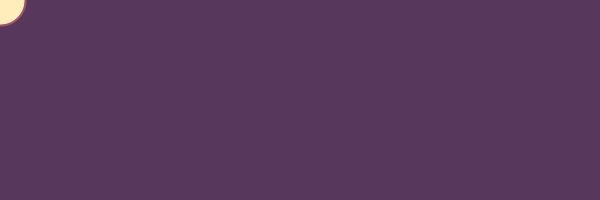
Frame 1 (no input)
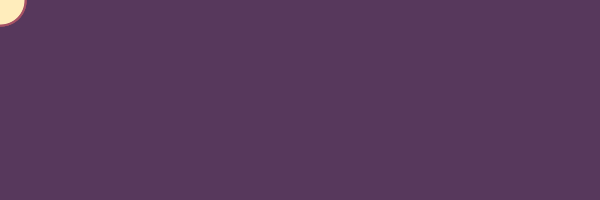
Frame 60 (the mouse pressed at the canvas centre just before this capture)
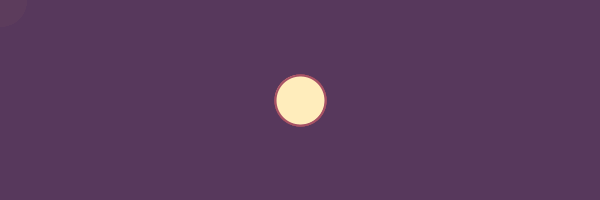
Frame 120 (the mouse held since frame 60 and released just before this capture)

The Processing sketch that drew these frames (run headless with seeded random() and noise(); from frame 60 on, the mouse is pressed at the canvas centre):

// Processing sketch: processing_171065
// ── processing_171065.pde

void setup ()
{
  size (600, 200);
  smooth();
  frameRate (25);

  background (#57385c);
}

void draw ()
{
  fill (#57385c, 40);
  noStroke();
  rect (0, 0, width, height);

  stroke (#A75265);
  strokeWeight (2);
  fill (#ffedbc);
  ellipse (mouseX, mouseY, 50, 50);
}

void mousePressed ()
{
  background (#57385c);
}
